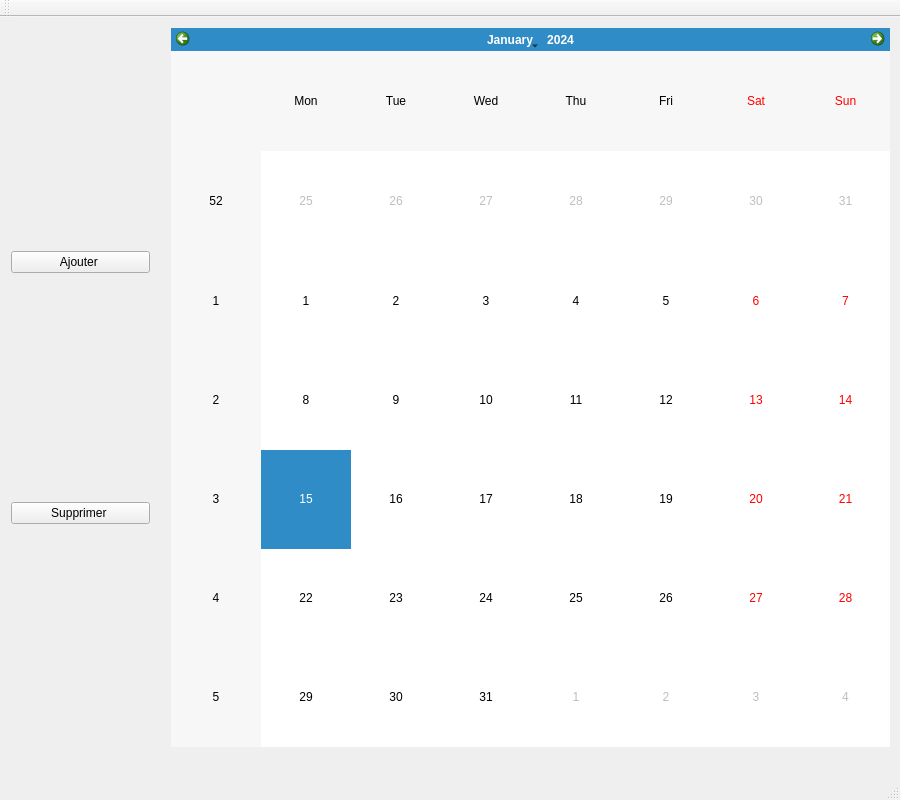
<?xml version="1.0" encoding="UTF-8"?>
<ui version="4.0">
 <class>MainWindow</class>
 <widget class="QMainWindow" name="MainWindow">
  <property name="geometry">
   <rect>
    <x>0</x>
    <y>0</y>
    <width>900</width>
    <height>800</height>
   </rect>
  </property>
  <property name="windowTitle">
   <string>MainWindow</string>
  </property>
  <widget class="QWidget" name="centralWidget">
   <widget class="QWidget" name="verticalLayoutWidget">
    <property name="geometry">
     <rect>
      <x>0</x>
      <y>0</y>
      <width>161</width>
      <height>741</height>
     </rect>
    </property>
    <layout class="QVBoxLayout" name="verticalLayout">
     <item>
      <widget class="QPushButton" name="pushButton_3">
       <property name="text">
        <string>Ajouter </string>
       </property>
      </widget>
     </item>
     <item>
      <widget class="QPushButton" name="pushButton_4">
       <property name="text">
        <string>Supprimer </string>
       </property>
      </widget>
     </item>
    </layout>
   </widget>
   <widget class="QWidget" name="gridLayoutWidget">
    <property name="geometry">
     <rect>
      <x>160</x>
      <y>0</y>
      <width>741</width>
      <height>741</height>
     </rect>
    </property>
    <layout class="QGridLayout" name="gridLayout">
     <item row="0" column="0">
      <widget class="QCalendarWidget" name="calendarWidget"/>
     </item>
    </layout>
   </widget>
  </widget>
  <widget class="QMenuBar" name="menuBar">
   <property name="geometry">
    <rect>
     <x>0</x>
     <y>0</y>
     <width>900</width>
     <height>21</height>
    </rect>
   </property>
  </widget>
  <widget class="QToolBar" name="mainToolBar">
   <attribute name="toolBarArea">
    <enum>TopToolBarArea</enum>
   </attribute>
   <attribute name="toolBarBreak">
    <bool>false</bool>
   </attribute>
  </widget>
  <widget class="QStatusBar" name="statusBar"/>
 </widget>
 <layoutdefault spacing="6" margin="11"/>
 <resources/>
 <connections/>
</ui>
